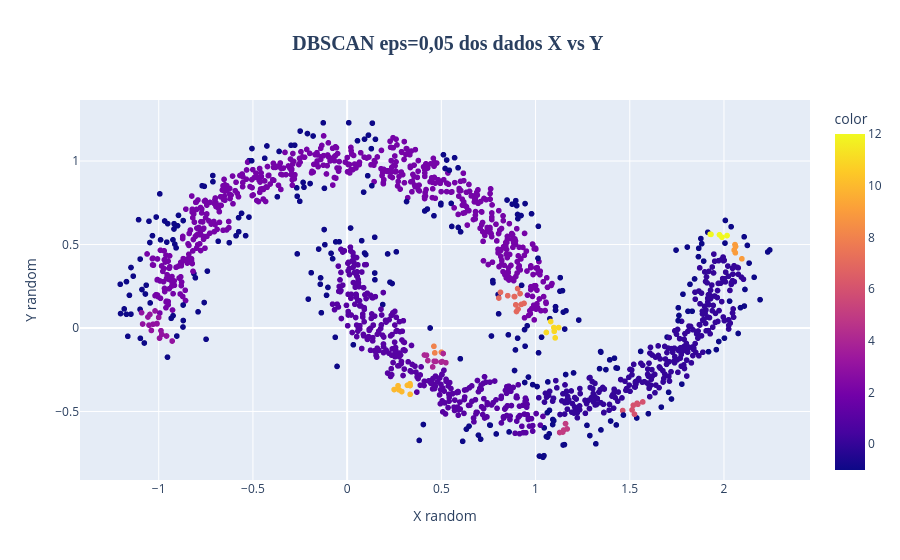

This figure's notebook cell:
### Markdown cell above
# para o agrupamento do cartão de crédito os dois primeiros algoritimos são mais adequados => KMEANS e Hierárquico

### Code cell
dbscan = DBSCAN(eps=0.05) # raio é de 0,05 eps
rotulos = dbscan.fit_predict(X_random)
print(set(rotulos))
grafico = px.scatter(x = X_random[:,0], y = X_random[:, 1], color = rotulos, title='<b>DBSCAN eps=0,05 dos dados X vs Y </b>')

grafico.update_layout(
    xaxis_title_text='X random',
    yaxis_title_text='Y random',
    # padrão o título
    title_font_size=20,  # Define o tamanho da fonte do título
    title_font_family='Arial Black', # Uma fonte mais grossa
    title_x=0.5 # Centraliza o título no gráfico
)

grafico.show()
grafico.write_html("Figuras/19-5_grafico7.html")

### Figure 1 — Plotly figure (JSON) as saved in the notebook; plotly's stock layout.template omitted (floating-point values rounded to 4 significant figures; data arrays with more than 128 entries replaced by an {"elided": "..."} marker saying what was removed)
{"data": [{"hovertemplate": "x=%{x}<br>y=%{y}<br>color=%{marker.color}<extra></extra>", "legendgroup": "", "marker": {"color": {"elided": "1500 int values"}, "coloraxis": "coloraxis", "symbol": "circle"}, "mode": "markers", "name": "", "showlegend": false, "type": "scattergl", "x": {"elided": "1500 float values"}, "xaxis": "x", "y": {"elided": "1500 float values"}, "yaxis": "y"}], "layout": {"autosize": true, "coloraxis": {"colorbar": {"title": {"text": "color"}}, "colorscale": [[0, "#0d0887"], [0.1111, "#46039f"], [0.2222, "#7201a8"], [0.3333, "#9c179e"], [0.4444, "#bd3786"], [0.5556, "#d8576b"], [0.6667, "#ed7953"], [0.7778, "#fb9f3a"], [0.8889, "#fdca26"], [1, "#f0f921"]]}, "legend": {"tracegroupgap": 0}, "title": {"font": {"family": "Arial Black", "size": 20}, "text": "<b>DBSCAN eps=0,05 dos dados X vs Y </b>", "x": 0.5}, "xaxis": {"anchor": "y", "autorange": true, "domain": [0, 1], "range": [-1.413, 2.452], "title": {"text": "X random"}, "type": "linear"}, "yaxis": {"anchor": "x", "autorange": true, "domain": [0, 1], "range": [-0.9396, 1.395], "title": {"text": "Y random"}, "type": "linear"}}}
